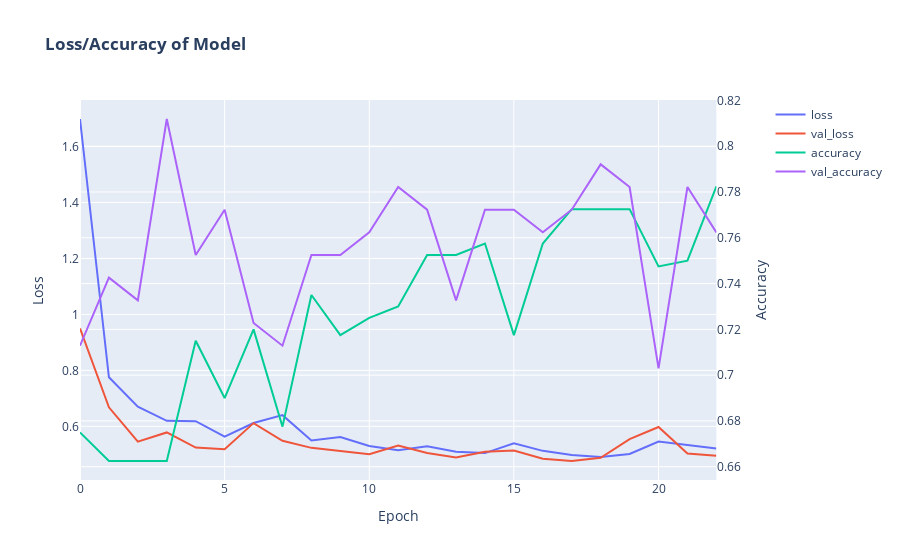

Notebook code cell kept with this figure:
### Markdown cell above
## 3.8.7 훈련된 모델의 플롯 손실 및 정확도

### Code cell
from plotly.subplots import make_subplots
import plotly.graph_objects as go

fig = make_subplots(specs=[[{"secondary_y": True}]])

# model history
epoch = history.epoch

loss = history.history['loss']
val_loss = history.history['val_loss']
accuracy = history.history['accuracy']
val_accuracy = history.history['val_accuracy']

# Scatter
fig.add_trace(go.Scatter(x=epoch, y=loss, name="loss"),secondary_y=False,)
fig.add_trace(go.Scatter(x=epoch, y=val_loss, name="val_loss"),secondary_y=False,)
fig.add_trace(go.Scatter(x=epoch, y=accuracy, name="accuracy"),secondary_y=True,)
fig.add_trace(go.Scatter(x=epoch, y=val_accuracy, name="val_accuracy"),secondary_y=True,)

# Templates configuration, Default template: 'plotly'
# Available templates: ['ggplot2', 'seaborn', 'simple_white', 'plotly','plotly_white', 
#                       'plotly_dark', 'presentation', 'xgridoff','ygridoff', 'gridon', 'none']
fig.update_layout(title_text="<b>Loss/Accuracy of Model</b>", template='plotly')

fig.update_xaxes(title_text="Epoch")
fig.update_yaxes(title_text="Loss", secondary_y=False)
fig.update_yaxes(title_text="Accuracy", secondary_y=True)

fig.show()

### Figure 1 — Plotly figure (JSON) as saved in the notebook; plotly's stock layout.template omitted (floating-point values rounded to 4 significant figures)
{"data": [{"name": "loss", "type": "scatter", "x": [0, 1, 2, 3, 4, 5, 6, 7, 8, 9, 10, 11, 12, 13, 14, 15, 16, 17, 18, 19, 20, 21, 22], "xaxis": "x", "y": [1.699, 0.7753, 0.6706, 0.6196, 0.6183, 0.5634, 0.6119, 0.64, 0.5497, 0.5617, 0.5296, 0.5143, 0.5287, 0.5095, 0.5043, 0.5392, 0.5124, 0.4971, 0.4907, 0.5011, 0.5458, 0.5347, 0.5211], "yaxis": "y"}, {"name": "val_loss", "type": "scatter", "x": [0, 1, 2, 3, 4, 5, 6, 7, 8, 9, 10, 11, 12, 13, 14, 15, 16, 17, 18, 19, 20, 21, 22], "xaxis": "x", "y": [0.9499, 0.6682, 0.5453, 0.5782, 0.5241, 0.5181, 0.6115, 0.5484, 0.523, 0.5113, 0.5005, 0.5311, 0.5049, 0.4891, 0.5088, 0.5139, 0.4839, 0.4761, 0.4875, 0.554, 0.5975, 0.5027, 0.495], "yaxis": "y"}, {"name": "accuracy", "type": "scatter", "x": [0, 1, 2, 3, 4, 5, 6, 7, 8, 9, 10, 11, 12, 13, 14, 15, 16, 17, 18, 19, 20, 21, 22], "xaxis": "x", "y": [0.675, 0.6625, 0.6625, 0.6625, 0.715, 0.69, 0.72, 0.6775, 0.735, 0.7175, 0.725, 0.73, 0.7525, 0.7525, 0.7575, 0.7175, 0.7575, 0.7725, 0.7725, 0.7725, 0.7475, 0.75, 0.7825], "yaxis": "y2"}, {"name": "val_accuracy", "type": "scatter", "x": [0, 1, 2, 3, 4, 5, 6, 7, 8, 9, 10, 11, 12, 13, 14, 15, 16, 17, 18, 19, 20, 21, 22], "xaxis": "x", "y": [0.7129, 0.7426, 0.7327, 0.8119, 0.7525, 0.7723, 0.7228, 0.7129, 0.7525, 0.7525, 0.7624, 0.7822, 0.7723, 0.7327, 0.7723, 0.7723, 0.7624, 0.7723, 0.7921, 0.7822, 0.703, 0.7822, 0.7624], "yaxis": "y2"}], "layout": {"title": {"text": "<b>Loss/Accuracy of Model</b>"}, "xaxis": {"anchor": "y", "domain": [0, 0.94], "title": {"text": "Epoch"}}, "yaxis": {"anchor": "x", "domain": [0, 1], "title": {"text": "Loss"}}, "yaxis2": {"anchor": "x", "overlaying": "y", "side": "right", "title": {"text": "Accuracy"}}}}
